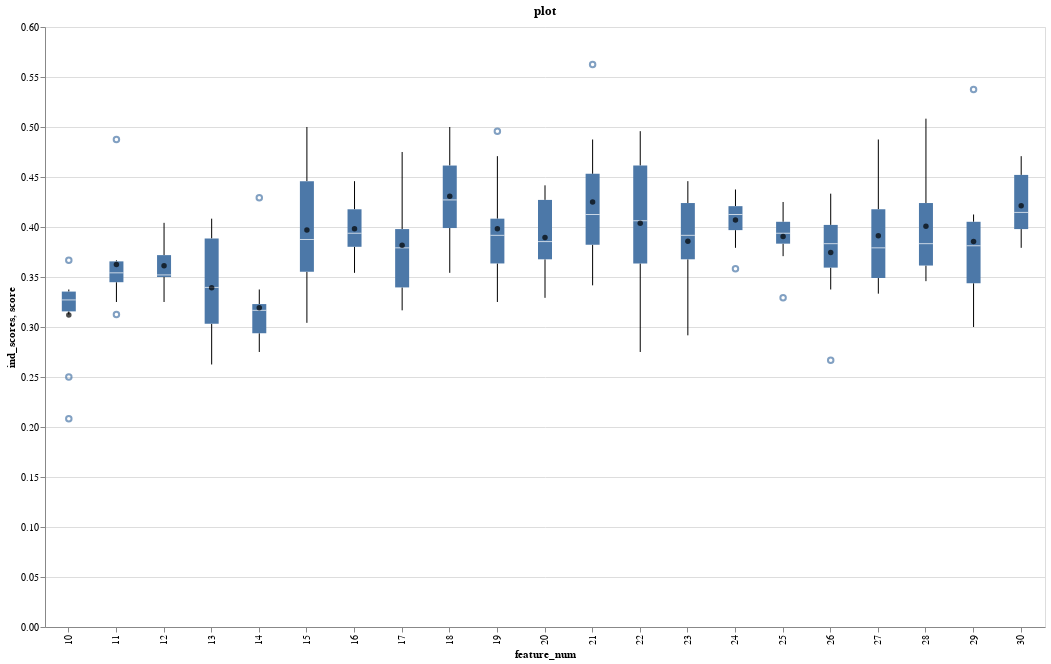

Notebook cell for this chart:
### Code cell
bp_preprocessing.altair_feature_selection_chart(rforest_stats,uniqueness=3)

### Figure 1 — Vega-Lite specification as saved in the notebook (floating-point values rounded to 4 significant figures; data arrays with more than 128 entries replaced by an {"elided": "..."} marker saying what was removed)
{"config": {"view": {"continuousWidth": 400, "continuousHeight": 300}}, "layer": [{"data": {"name": "data-768224a659837f235e1bf5ab8832b29b"}, "mark": "boxplot", "encoding": {"x": {"field": "feature_num", "type": "ordinal"}, "y": {"field": "ind_scores", "type": "quantitative"}}, "selection": {"selector005": {"type": "single", "empty": "none", "nearest": true}, "selector006": {"type": "interval", "bind": "scales", "encodings": ["x", "y"]}}}, {"data": {"name": "data-cd7823709fc95f78920addfeb187138d"}, "mark": {"type": "point", "color": "black", "filled": true}, "encoding": {"x": {"field": "feature_num", "title": "feature_num", "type": "ordinal"}, "y": {"field": "avg_score", "title": "score", "type": "quantitative"}}, "selection": {"selector005": {"type": "single", "empty": "none", "nearest": true}}}, {"data": {"name": "data-cd7823709fc95f78920addfeb187138d"}, "mark": {"type": "text", "baseline": "bottom", "dy": -75}, "encoding": {"text": {"field": "featuresX", "type": "nominal"}, "y": {"field": "zero", "type": "quantitative"}}, "transform": [{"filter": {"selection": "selector005"}}]}], "height": 600, "title": "plot", "width": 1000, "$schema": "https://vega.github.io/schema/vega-lite/v4.17.0.json", "datasets": {"data-768224a659837f235e1bf5ab8832b29b": {"elided": "210 records"}, "data-cd7823709fc95f78920addfeb187138d": [{"feature_num": 10, "ind_scores": [0.3375, 0.2083, 0.3292, 0.25, 0.3125, 0.3375, 0.3292, 0.325, 0.325, 0.3667], "avg_score": 0.3121, "stdev": 0.04451, "ci68": "(0.26782460379738876, 0.356342062869278)", "yerr": 0.04426, "features": [["TAU", "RARR2", "AMYP", "HV69D", "CRIS3", "1433Z", "SV2A", "AK1C1", "SERC", "TRH"], ["TAU", "RARR2", "AMYP", "HV69D", "CRIS3", "1433Z", "SV2A", "AK1C1", "SERC", "TRH"], ["TAU", "RARR2", "AMYP", "HV69D", "CRIS3", "1433Z", "SV2A", "AK1C1", "SERC", "TRH"], ["TAU", "RARR2", "AMYP", "HV69D", "CRIS3", "1433Z", "SV2A", "AK1C1", "SERC", "TRH"], ["TAU", "RARR2", "AMYP", "HV69D", "CRIS3", "1433Z", "SV2A", "AK1C1", "SERC", "TRH"], ["TAU", "RARR2", "AMYP", "HV69D", "CRIS3", "1433Z", "SV2A", "AK1C1", "SERC", "TRH"], ["TAU", "RARR2", "AMYP", "HV69D", "CRIS3", "1433Z", "SV2A", "AK1C1", "SERC", "TRH"], ["TAU", "RARR2", "AMYP", "HV69D", "CRIS3", "1433Z", "SV2A", "AK1C1", "SERC", "TRH"], ["TAU", "RARR2", "AMYP", "HV69D", "CRIS3", "1433Z", "SV2A", "AK1C1", "SERC", "TRH"], ["TAU", "RARR2", "AMYP", "HV69D", "CRIS3", "1433Z", "SV2A", "AK1C1", "SERC", "TRH"]], "uniqueX_features_ina_string": "1433Z, AK1C1, AMYP, CRIS3, HV69D, RARR2, SERC, SV2A, TAU, TRH", "featuresX": ["1433Z, AK1C1, AMYP, CRIS3, HV69D, RARR2, SERC, SV2A, TAU, TRH"], "zero": 0}, {"feature_num": 11, "ind_scores": [0.3542, 0.3667, 0.325, 0.3417, 0.3625, 0.3542, 0.3542, 0.3125, 0.3667, 0.4875], "avg_score": 0.3625, "stdev": 0.04495, "ci68": "(0.3177954586797548, 0.4072045413202451)", "yerr": 0.0447, "features": [["TAU", "RARR2", "AMYP", "HV69D", "CRIS3", "1433Z", "SV2A", "AK1C1", "SERC", "TRH", "1433G"], ["TAU", "RARR2", "AMYP", "HV69D", "CRIS3", "1433Z", "SV2A", "AK1C1", "SERC", "TRH", "1433G"], ["TAU", "RARR2", "AMYP", "HV69D", "CRIS3", "1433Z", "SV2A", "AK1C1", "SERC", "TRH", "1433G"], ["TAU", "RARR2", "AMYP", "HV69D", "CRIS3", "1433Z", "SV2A", "AK1C1", "SERC", "TRH", "1433G"], ["TAU", "RARR2", "AMYP", "HV69D", "CRIS3", "1433Z", "SV2A", "AK1C1", "SERC", "TRH", "1433G"], ["TAU", "RARR2", "AMYP", "HV69D", "CRIS3", "1433Z", "SV2A", "AK1C1", "SERC", "TRH", "1433G"], ["TAU", "RARR2", "AMYP", "HV69D", "CRIS3", "1433Z", "SV2A", "AK1C1", "SERC", "TRH", "1433G"], ["TAU", "RARR2", "AMYP", "HV69D", "CRIS3", "1433Z", "SV2A", "AK1C1", "SERC", "TRH", "1433G"], ["TAU", "RARR2", "AMYP", "HV69D", "CRIS3", "1433Z", "SV2A", "AK1C1", "SERC", "TRH", "1433G"], ["TAU", "RARR2", "AMYP", "HV69D", "CRIS3", "1433Z", "SV2A", "AK1C1", "SERC", "TRH", "1433G"]], "uniqueX_features_ina_string": "1433G, 1433Z, AK1C1, AMYP, CRIS3, HV69D, RARR2, SERC, SV2A, TAU, TRH", "featuresX": ["1433G, 1433Z, AK1C1, AMYP, CRIS3, HV69D, RARR2, SERC, SV2A, TAU, TRH"], "zero": 0}, {"feature_num": 12, "ind_scores": [0.3625, 0.4, 0.4042, 0.375, 0.35, 0.3542, 0.325, 0.35, 0.35, 0.3417], "avg_score": 0.3613, "stdev": 0.02379, "ci68": "(0.33758804889958477, 0.3849119511004153)", "yerr": 0.02366, "features": [["TAU", "RARR2", "AMYP", "HV69D", "CRIS3", "1433Z", "SV2A", "AK1C1", "SERC", "TRH", "1433G", "ATS8"], ["TAU", "RARR2", "AMYP", "HV69D", "CRIS3", "1433Z", "SV2A", "AK1C1", "SERC", "TRH", "1433G", "ATS8"], ["TAU", "RARR2", "AMYP", "HV69D", "CRIS3", "1433Z", "SV2A", "AK1C1", "SERC", "TRH", "1433G", "ATS8"], ["TAU", "RARR2", "AMYP", "HV69D", "CRIS3", "1433Z", "SV2A", "AK1C1", "SERC", "TRH", "1433G", "ATS8"], ["TAU", "RARR2", "AMYP", "HV69D", "CRIS3", "1433Z", "SV2A", "AK1C1", "SERC", "TRH", "1433G", "ATS8"], ["TAU", "RARR2", "AMYP", "HV69D", "CRIS3", "1433Z", "SV2A", "AK1C1", "SERC", "TRH", "1433G", "ATS8"], ["TAU", "RARR2", "AMYP", "HV69D", "CRIS3", "1433Z", "SV2A", "AK1C1", "SERC", "TRH", "1433G", "ATS8"], ["TAU", "RARR2", "AMYP", "HV69D", "CRIS3", "1433Z", "SV2A", "AK1C1", "SERC", "TRH", "1433G", "ATS8"], ["TAU", "RARR2", "AMYP", "HV69D", "CRIS3", "1433Z", "SV2A", "AK1C1", "SERC", "TRH", "1433G", "ATS8"], ["TAU", "RARR2", "AMYP", "HV69D", "CRIS3", "1433Z", "SV2A", "AK1C1", "SERC", "TRH", "1433G", "ATS8"]], "uniqueX_features_ina_string": "1433G, 1433Z, AK1C1, AMYP, ATS8, CRIS3, HV69D, RARR2, SERC, SV2A, TAU, TRH", "featuresX": ["1433G, 1433Z, AK1C1, AMYP, ATS8, CRIS3, HV69D, RARR2, SERC, SV2A, TAU, TRH"], "zero": 0}, {"feature_num": 13, "ind_scores": [0.2625, 0.3958, 0.3667, 0.3542, 0.325, 0.4083, 0.3, 0.2625, 0.3125, 0.4042], "avg_score": 0.3392, "stdev": 0.05235, "ci68": "(0.2871091209445934, 0.39122421238873994)", "yerr": 0.05206, "features": {"elided": "10x13 str values"}, "uniqueX_features_ina_string": "1433G, 1433Z, AK1C1, AMYP, ATS8, CO7, CRIS3, HV69D, RARR2, SERC, SV2A, TAU, TRH", "featuresX": ["1433G, 1433Z, AK1C1, AMYP, ATS8, CO7, CRIS3, HV69D, RARR2, SERC, SV2A, TAU, TRH"], "zero": 0}, {"feature_num": 14, "ind_scores": [0.2875, 0.4292, 0.3167, 0.3167, 0.325, 0.3375, 0.275, 0.3125, 0.275, 0.3167], "avg_score": 0.3192, "stdev": 0.04176, "ci68": "(0.27763986294813686, 0.3606934703851965)", "yerr": 0.04153, "features": {"elided": "10x14 str values"}, "uniqueX_features_ina_string": "1433G, 1433Z, AK1C1, AMYP, ATS8, CO7, CRIS3, FMOD, HV69D, RARR2, SERC, SV2A, TAU, TRH", "featuresX": ["1433G, 1433Z, AK1C1, AMYP, ATS8, CO7, CRIS3, FMOD, HV69D, RARR2, SERC, SV2A, TAU, TRH"], "zero": 0}, {"feature_num": 15, "ind_scores": [0.3542, 0.3917, 0.4583, 0.3833, 0.3042, 0.5, 0.3583, 0.4583, 0.3542, 0.4083], "avg_score": 0.3971, "stdev": 0.0568, "ci68": "(0.3406013816739402, 0.4535652849927264)", "yerr": 0.05648, "features": {"elided": "10x15 str values"}, "uniqueX_features_ina_string": "1433G, 1433Z, AK1C1, AMYP, ATS8, CO7, CRIS3, FMOD, HV69D, MYDGF, RARR2, SERC, SV2A, TAU, TRH", "featuresX": ["1433G, 1433Z, AK1C1, AMYP, ATS8, CO7, CRIS3, FMOD, HV69D, MYDGF, RARR2, SERC, SV2A, TAU, TRH"], "zero": 0}, {"feature_num": 16, "ind_scores": [0.3542, 0.3792, 0.3833, 0.3958, 0.4083, 0.4458, 0.3708, 0.4333, 0.4208, 0.3917], "avg_score": 0.3983, "stdev": 0.02727, "ci68": "(0.3712126964381703, 0.4254539702284964)", "yerr": 0.02712, "features": {"elided": "10x16 str values"}, "uniqueX_features_ina_string": "1433G, 1433Z, AK1C1, AMYP, ATS8, CO7, CRIS3, FMOD, HV69D, MYDGF, RARR2, SCUB1, SERC, SV2A, TAU, TRH", "featuresX": ["1433G, 1433Z, AK1C1, AMYP, ATS8, CO7, CRIS3, FMOD, HV69D, MYDGF, RARR2, SCUB1, SERC, SV2A, TAU, TRH"], "zero": 0}, {"feature_num": 17, "ind_scores": [0.475, 0.3167, 0.3292, 0.3292, 0.3792, 0.4542, 0.4042, 0.3792, 0.3708, 0.3792], "avg_score": 0.3817, "stdev": 0.04934, "ci68": "(0.3325972263290898, 0.4307361070042436)", "yerr": 0.04907, "features": {"elided": "10x17 str values"}, "uniqueX_features_ina_string": "1433G, 1433Z, AK1C1, AMYP, ATS8, CO7, CRIS3, FMOD, HV69D, MYDGF, PGK1, RARR2, SCUB1, SERC, SV2A, TAU, TRH", "featuresX": ["1433G, 1433Z, AK1C1, AMYP, ATS8, CO7, CRIS3, FMOD, HV69D, MYDGF, PGK1, RARR2, SCUB1, SERC, SV2A, TAU, TRH"], "zero": 0}, {"feature_num": 18, "ind_scores": [0.425, 0.5, 0.5, 0.4292, 0.3958, 0.4333, 0.3917, 0.3542, 0.4083, 0.4708], "avg_score": 0.4308, "stdev": 0.04512, "ci68": "(0.38596777693600637, 0.4756988897306603)", "yerr": 0.04487, "features": {"elided": "10x18 str values"}, "uniqueX_features_ina_string": "1433G, 1433Z, AK1C1, AMYP, ATS8, CO7, CRIS3, FMOD, GUAD, HV69D, MYDGF, PGK1, RARR2, SCUB1, SERC, SV2A, TAU, TRH", "featuresX": ["1433G, 1433Z, AK1C1, AMYP, ATS8, CO7, CRIS3, FMOD, GUAD, HV69D, MYDGF, PGK1, RARR2, SCUB1, SERC, SV2A, TAU, TRH"], "zero": 0}, {"feature_num": 19, "ind_scores": [0.325, 0.4708, 0.3542, 0.4958, 0.3792, 0.4083, 0.3917, 0.3583, 0.3917, 0.4083], "avg_score": 0.3983, "stdev": 0.04934, "ci68": "(0.3492638929957564, 0.44740277367091025)", "yerr": 0.04907, "features": {"elided": "10x19 str values"}, "uniqueX_features_ina_string": "1433G, 1433Z, A0A2R8Y422, AK1C1, AMYP, ATS8, CO7, CRIS3, FMOD, GUAD, HV69D, MYDGF, PGK1, RARR2, SCUB1, SERC, SV2A, TAU, TRH", "featuresX": ["1433G, 1433Z, A0A2R8Y422, AK1C1, AMYP, ATS8, CO7, CRIS3, FMOD, GUAD, HV69D, MYDGF, PGK1, RARR2, SCUB1, SERC, SV2A, TAU, TRH"], "zero": 0}, {"feature_num": 20, "ind_scores": [0.4333, 0.3708, 0.3917, 0.3292, 0.3667, 0.4417, 0.4083, 0.3792, 0.4333, 0.3417], "avg_score": 0.3896, "stdev": 0.03719, "ci68": "(0.35260323657279424, 0.4265634300938723)", "yerr": 0.03698, "features": {"elided": "10x20 str values"}, "uniqueX_features_ina_string": "1433G, 1433Z, A0A2R8Y422, AK1C1, AMYP, ATS8, CO7, CRIS3, FMOD, GUAD, HV69D, MYDGF, PGK1, RARR2, SCUB1, SERC, SV2A, TAU, TRH, VWF", "featuresX": ["1433G, 1433Z, A0A2R8Y422, AK1C1, AMYP, ATS8, CO7, CRIS3, FMOD, GUAD, HV69D, MYDGF, PGK1, RARR2, SCUB1, SERC, SV2A, TAU, TRH, VWF"], "zero": 0}, {"feature_num": 21, "ind_scores": [0.3417, 0.5625, 0.3792, 0.4375, 0.3667, 0.4583, 0.3917, 0.4875, 0.4042, 0.4208], "avg_score": 0.425, "stdev": 0.06172, "ci68": "(0.36362472306632426, 0.4863752769336757)", "yerr": 0.06138, "features": {"elided": "10x21 str values"}, "uniqueX_features_ina_string": "1433G, 1433Z, A0A2R8Y422, AK1C1, AMYP, ATS8, CO7, CRIS3, FMOD, GDIA, GUAD, HV69D, MYDGF, PGK1, RARR2, SCUB1, SERC, SV2A, TAU, TRH, VWF", "featuresX": ["1433G, 1433Z, A0A2R8Y422, AK1C1, AMYP, ATS8, CO7, CRIS3, FMOD, GDIA, GUAD, HV69D, MYDGF, PGK1, RARR2, SCUB1, SERC, SV2A, TAU, TRH, VWF"], "zero": 0}, {"feature_num": 22, "ind_scores": [0.4833, 0.3792, 0.3292, 0.4708, 0.4958, 0.275, 0.3917, 0.4208, 0.4333, 0.3583], "avg_score": 0.4037, "stdev": 0.0674, "ci68": "(0.33672007758528033, 0.47077992241471955)", "yerr": 0.06703, "features": {"elided": "10x22 str values"}, "uniqueX_features_ina_string": "1433G, 1433Z, A0A2R8Y422, AK1C1, AMYP, ATS8, CFAD, CO7, CRIS3, FMOD, GDIA, GUAD, HV69D, MYDGF, PGK1, RARR2, SCUB1, SERC, SV2A, TAU, TRH, - VWF", "featuresX": ["1433G, 1433Z, A0A2R8Y422, AK1C1, AMYP, ATS8, CFAD, CO7, CRIS3, FMOD, GDIA, GUAD, HV69D, MYDGF, PGK1, RARR2, SCUB1, SERC, SV2A, TAU, TRH, ", " VWF"], "zero": 0}, {"feature_num": 23, "ind_scores": [0.4292, 0.4417, 0.3208, 0.4083, 0.4083, 0.3708, 0.375, 0.4458, 0.2917, 0.3667], "avg_score": 0.3858, "stdev": 0.04838, "ci68": "(0.337717886308449, 0.43394878035821777)", "yerr": 0.04812, "features": {"elided": "10x23 str values"}, "uniqueX_features_ina_string": "1433G, 1433Z, A0A2R8Y422, AK1C1, AMYP, ATS8, CFAD, CO7, CRIS3, FMOD, GDIA, GUAD, HV69D, LV214, MYDGF, PGK1, RARR2, SCUB1, SERC, SV2A, TAU, - TRH, VWF", "featuresX": ["1433G, 1433Z, A0A2R8Y422, AK1C1, AMYP, ATS8, CFAD, CO7, CRIS3, FMOD, GDIA, GUAD, HV69D, LV214, MYDGF, PGK1, RARR2, SCUB1, SERC, SV2A, TAU, ", " TRH, VWF"], "zero": 0}, {"feature_num": 24, "ind_scores": [0.3958, 0.4208, 0.4167, 0.4375, 0.4, 0.4333, 0.4208, 0.3792, 0.4083, 0.3583], "avg_score": 0.4071, "stdev": 0.02328, "ci68": "(0.38393487687871397, 0.4302317897879526)", "yerr": 0.02315, "features": {"elided": "10x24 str values"}, "uniqueX_features_ina_string": "1433G, 1433Z, A0A2R8Y422, AK1C1, AMYP, ATS8, CFAD, CO7, CRIS3, FMOD, GDIA, GUAD, HV69D, LV214, MYDGF, PAL4A, PGK1, RARR2, SCUB1, SERC, SV2A, - TAU, TRH, VWF", "featuresX": ["1433G, 1433Z, A0A2R8Y422, AK1C1, AMYP, ATS8, CFAD, CO7, CRIS3, FMOD, GDIA, GUAD, HV69D, LV214, MYDGF, PAL4A, PGK1, RARR2, SCUB1, SERC, SV2A, ", " TAU, TRH, VWF"], "zero": 0}, {"feature_num": 25, "ind_scores": [0.3708, 0.3917, 0.3958, 0.4083, 0.425, 0.4208, 0.3833, 0.3833, 0.3958, 0.3292], "avg_score": 0.3904, "stdev": 0.02596, "ci68": "(0.364603161861714, 0.4162301714716193)", "yerr": 0.02581, "features": {"elided": "10x25 str values"}, "uniqueX_features_ina_string": "1433B, 1433G, 1433Z, A0A2R8Y422, AK1C1, AMYP, ATS8, CFAD, CO7, CRIS3, FMOD, GDIA, GUAD, HV69D, LV214, MYDGF, PAL4A, PGK1, RARR2, SCUB1, SERC, - SV2A, TAU, TRH, VWF", "featuresX": ["1433B, 1433G, 1433Z, A0A2R8Y422, AK1C1, AMYP, ATS8, CFAD, CO7, CRIS3, FMOD, GDIA, GUAD, HV69D, LV214, MYDGF, PAL4A, PGK1, RARR2, SCUB1, SERC, ", " SV2A, TAU, TRH, VWF"], "zero": 0}, {"feature_num": 26, "ind_scores": [0.4208, 0.3375, 0.3708, 0.4333, 0.3583, 0.4042, 0.3625, 0.3958, 0.3958, 0.2667], "avg_score": 0.3746, "stdev": 0.04562, "ci68": "(0.3292135575274776, 0.4199531091391891)", "yerr": 0.04537, "features": {"elided": "10x26 str values"}, "uniqueX_features_ina_string": "1433B, 1433G, 1433Z, A0A2R8Y422, AK1C1, AMYP, ATS8, CFAD, CO7, CRIS3, FMOD, GDIA, GUAD, HV69D, LV214, MYDGF, PAL4A, PGK1, RARR2, SCUB1, SERC, - SV2A, TAU, TRFM, TRH, VWF", "featuresX": ["1433B, 1433G, 1433Z, A0A2R8Y422, AK1C1, AMYP, ATS8, CFAD, CO7, CRIS3, FMOD, GDIA, GUAD, HV69D, LV214, MYDGF, PAL4A, PGK1, RARR2, SCUB1, SERC, ", " SV2A, TAU, TRFM, TRH, VWF"], "zero": 0}, {"feature_num": 27, "ind_scores": [0.3833, 0.375, 0.475, 0.3333, 0.3958, 0.4875, 0.3333, 0.425, 0.3458, 0.3583], "avg_score": 0.3912, "stdev": 0.05255, "ci68": "(0.33898672820430586, 0.44351327179569416)", "yerr": 0.05226, "features": {"elided": "10x27 str values"}, "uniqueX_features_ina_string": "1433B, 1433G, 1433Z, A0A2R8Y422, AK1C1, AMYP, ATS8, CFAD, CO7, CRIS3, DPP6, FMOD, GDIA, GUAD, HV69D, LV214, MYDGF, PAL4A, PGK1, RARR2, SCUB1, - SERC, SV2A, TAU, TRFM, TRH, VWF", "featuresX": ["1433B, 1433G, 1433Z, A0A2R8Y422, AK1C1, AMYP, ATS8, CFAD, CO7, CRIS3, DPP6, FMOD, GDIA, GUAD, HV69D, LV214, MYDGF, PAL4A, PGK1, RARR2, SCUB1, ", " SERC, SV2A, TAU, TRFM, TRH, VWF"], "zero": 0}, {"feature_num": 28, "ind_scores": [0.3583, 0.3583, 0.3958, 0.4708, 0.3458, 0.4333, 0.3958, 0.5083, 0.3708, 0.3708], "avg_score": 0.4008, "stdev": 0.05099, "ci68": "(0.3501257318140063, 0.45154093485266045)", "yerr": 0.05071, "features": {"elided": "10x28 str values"}, "uniqueX_features_ina_string": "1433B, 1433G, 1433Z, A0A2R8Y422, AK1C1, AMYP, ATS8, CFAD, CO7, CRIS3, DPP6, FMOD, GDIA, GUAD, HV69D, LV214, MYDGF, PAL4A, PGK1, PPT1, RARR2, - SCUB1, SERC, SV2A, TAU, TRFM, TRH, VWF", "featuresX": ["1433B, 1433G, 1433Z, A0A2R8Y422, AK1C1, AMYP, ATS8, CFAD, CO7, CRIS3, DPP6, FMOD, GDIA, GUAD, HV69D, LV214, MYDGF, PAL4A, PGK1, PPT1, RARR2, ", " SCUB1, SERC, SV2A, TAU, TRFM, TRH, VWF"], "zero": 0}, {"feature_num": 29, "ind_scores": [0.375, 0.3792, 0.4083, 0.4125, 0.3, 0.3333, 0.3958, 0.3833, 0.5375, 0.3292], "avg_score": 0.3854, "stdev": 0.0615, "ci68": "(0.3242585736324968, 0.4465747597008365)", "yerr": 0.06116, "features": {"elided": "10x29 str values"}, "uniqueX_features_ina_string": "1433B, 1433G, 1433Z, A0A2R8Y422, AK1C1, AMYP, ATS8, BMAL2, CFAD, CO7, CRIS3, DPP6, FMOD, GDIA, GUAD, HV69D, LV214, MYDGF, PAL4A, PGK1, PPT1, - RARR2, SCUB1, SERC, SV2A, TAU, TRFM, TRH, VWF", "featuresX": ["1433B, 1433G, 1433Z, A0A2R8Y422, AK1C1, AMYP, ATS8, BMAL2, CFAD, CO7, CRIS3, DPP6, FMOD, GDIA, GUAD, HV69D, LV214, MYDGF, PAL4A, PGK1, PPT1, ", " RARR2, SCUB1, SERC, SV2A, TAU, TRFM, TRH, VWF"], "zero": 0}, {"feature_num": 30, "ind_scores": [0.4083, 0.4583, 0.3792, 0.4208, 0.3833, 0.4042, 0.3958, 0.4708, 0.4333, 0.4583], "avg_score": 0.4213, "stdev": 0.03109, "ci68": "(0.39032827154152655, 0.4521717284584735)", "yerr": 0.03092, "features": {"elided": "10x30 str values"}, "uniqueX_features_ina_string": "1433B, 1433G, 1433Z, A0A2R8Y422, AK1C1, AMYP, ATS8, BMAL2, CATZ, CFAD, CO7, CRIS3, DPP6, FMOD, GDIA, GUAD, HV69D, LV214, MYDGF, PAL4A, PGK1, - PPT1, RARR2, SCUB1, SERC, SV2A, TAU, TRFM, TRH, VWF", "featuresX": ["1433B, 1433G, 1433Z, A0A2R8Y422, AK1C1, AMYP, ATS8, BMAL2, CATZ, CFAD, CO7, CRIS3, DPP6, FMOD, GDIA, GUAD, HV69D, LV214, MYDGF, PAL4A, PGK1, ", " PPT1, RARR2, SCUB1, SERC, SV2A, TAU, TRFM, TRH, VWF"], "zero": 0}]}}
